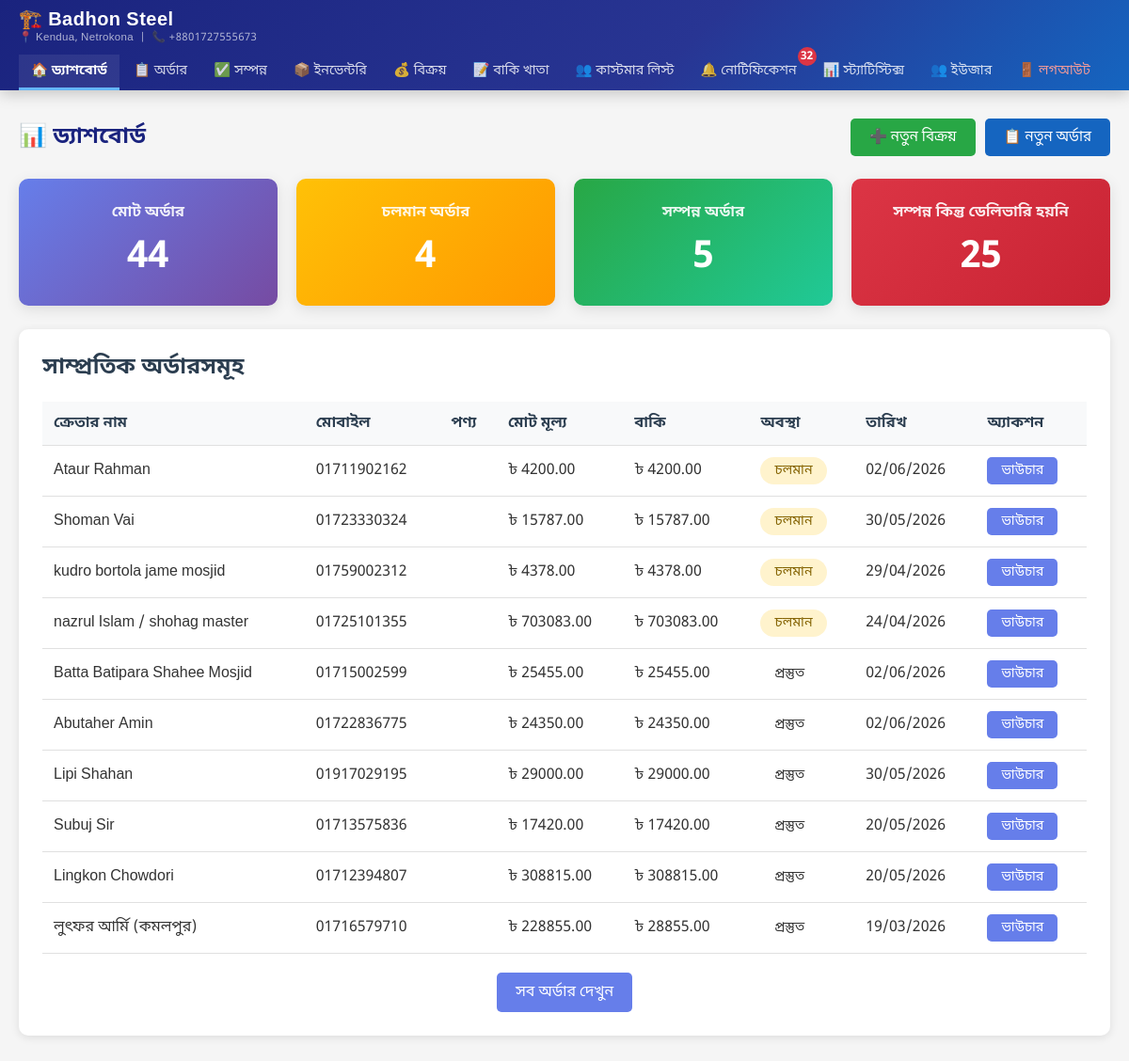
Page /admin-panel/ (signed in) on the committed database.
### shop/models.py (models this page shows, shortened)
class Order(models.Model):
    STATUS_CHOICES = [
        ('pending', 'চলমান'),
        ('ready', 'প্রস্তুত'),
        ('completed', 'সম্পন্ন'),
    ]
    DELIVERY_STATUS_CHOICES = [
        ('not_delivered', 'ডেলিভারি হয়নি'),
        ('delivered', 'ডেলিভারি সম্পন্ন'),
    ]
    customer = models.ForeignKey(Customer, on_delete=models.PROTECT, related_name='orders', verbose_name='ক্রেতা', null=True, blank=True)
    customer_name = models.CharField(max_length=200, verbose_name='ক্রেতার নাম', null=True, blank=True)
    mobile_number = models.CharField(max_length=20, verbose_name='মোবাইল নাম্বার', null=True, blank=True)
    total_price = models.DecimalField(max_digits=10, decimal_places=2, verbose_name='মোট মূল্য', default=0)
    discount_percentage = models.DecimalField(max_digits=5, decimal_places=2, verbose_name='ডিসকাউন্ট (%)', default=0)
    discount_amount = models.DecimalField(max_digits=10, decimal_places=2, verbose_name='ডিসকাউন্ট টাকা', default=0)
    final_price = models.DecimalField(max_digits=10, decimal_places=2, verbose_name='চূড়ান্ত মূল্য', default=0)
    cash_paid = models.DecimalField(max_digits=10, decimal_places=2, verbose_name='নগদ পরিশোধ', default=0)
    due_amount = models.DecimalField(max_digits=10, decimal_places=2, verbose_name='বাকি টাকা', editable=False)
    initial_payment_migrated = models.BooleanField(default=False, verbose_name='প্রাথমিক পেমেন্ট OrderPayment-এ স্থানান্তরিত')
    order_date = models.DateField(default=timezone.now, verbose_name='অর্ডার নেওয়ার তারিখ')
    delivery_date = models.DateField(verbose_name='ডেলিভারির তারিখ')
    status = models.CharField(max_length=20, choices=STATUS_CHOICES, default='pending', verbose_name='প্রোডাক্ট অবস্থা')
    delivery_status = models.CharField(max_length=20, choices=DELIVERY_STATUS_CHOICES, default='not_delivered', verbose_name='ডেলিভারি অবস্থা')
    created_at = models.DateTimeField(auto_now_add=True, verbose_name='তৈরির সময়')
    updated_at = models.DateTimeField(auto_now=True, verbose_name='আপডেটের সময়')
    class Meta:
        verbose_name = 'অর্ডার'
        verbose_name_plural = 'অর্ডারসমূহ'
        ordering = ['-created_at']

### shop/views.py (the view)
# urls.py: path('admin-panel/', views.admin_dashboard, name='admin_dashboard'),
@login_required
def admin_dashboard(request):
    total_orders = Order.objects.count()
    pending_orders = Order.objects.filter(status='pending').count()
    completed_orders = Order.objects.filter(status='completed', delivery_status='delivered').count()
    completed_not_delivered = Order.objects.filter(status='completed', delivery_status='not_delivered').count()
    recent_orders = Order.objects.exclude(status='completed').order_by('status', '-created_at')[:10]
    context = {
        'total_orders': total_orders,
        'pending_orders': pending_orders,
        'completed_orders': completed_orders,
        'completed_not_delivered': completed_not_delivered,
        'recent_orders': recent_orders,
    }
    return render(request, 'admin_panel/dashboard.html', context)

### shop/templates/admin_panel/dashboard.html (shortened to what this page needs)
{% extends 'admin_panel/base.html' %}
{% block content %}
<div style="display:flex; justify-content:space-between; align-items:center; margin-bottom:24px; flex-wrap:wrap; gap:12px;">
    <h2 style="margin:0; color:#1a237e; font-size:1.5rem;">📊 ড্যাশবোর্ড</h2>
    <div style="display:flex; gap:10px; flex-wrap:wrap;">
        <a href="{% url 'invoice_create' %}" class="btn btn-success" style="font-size:0.95rem;">➕ নতুন বিক্রয়</a>
        <a href="{% url 'order_create' %}" class="btn" style="font-size:0.95rem; background:#1565c0;">📋 নতুন অর্ডার</a>
    </div>
</div>
<div class="stats-grid">
    <a href="{% url 'order_list' %}" style="text-decoration:none;">
        <div class="stat-card">
            <h3>মোট অর্ডার</h3>
            <div class="number">{{ total_orders }}</div>
        </div>
    </a>
    <a href="{% url 'order_list' %}" style="text-decoration:none;">
        <div class="stat-card warning">
            <h3>চলমান অর্ডার</h3>
            <div class="number">{{ pending_orders }}</div>
        </div>
    </a>
    <a href="{% url 'completed_order_list' %}" style="text-decoration:none;">
        <div class="stat-card success">
            <h3>সম্পন্ন অর্ডার</h3>
            <div class="number">{{ completed_orders }}</div>
        </div>
    </a>
    <a href="{% url 'invoice_list' %}" style="text-decoration:none;">
        <div class="stat-card danger">
            <h3>সম্পন্ন কিন্তু ডেলিভারি হয়নি</h3>
            <div class="number">{{ completed_not_delivered }}</div>
        </div>
    </a>
</div>
<div class="card">
    <h3 class="card-title">সাম্প্রতিক অর্ডারসমূহ</h3>
    {% if recent_orders %}
    <div style="overflow-x: auto;">
        <table class="recent-orders-table">
            <thead>
                <tr>
                    <th>ক্রেতার নাম</th>
                    <th>মোবাইল</th>
                    <th>পণ্য</th>
                    <th>মোট মূল্য</th>
                    <th>বাকি</th>
                    <th>অবস্থা</th>
                    <th>তারিখ</th>
                    <th>অ্যাকশন</th>
                </tr>
            </thead>
            <tbody>
                {% for order in recent_orders %}
                <tr>
                    <td>{{ order.customer_name }}</td>
                    <td>{{ order.mobile_number }}</td>
                    <td>{{ order.product_name }}</td>
                    <td>৳ {{ order.total_price }}</td>
                    <td>৳ {{ order.due_amount }}</td>
                    <td>
                        <span class="status-badge status-{{ order.status }}">
                            {{ order.get_status_display }}
                        </span>
                    </td>
                    <td>{{ order.order_date|date:"d/m/Y" }}</td>
                    <td>
                        <a href="{% url 'order_voucher' order.pk %}" class="btn btn-sm" target="_blank">ভাউচার</a>
                    </td>
                </tr>
                {% endfor %}
            </tbody>
        </table>
    </div>
    {% else %}
    <p style="text-align: center; padding: 30px; color: #666;">কোনো অর্ডার নেই।</p>
    {% endif %}
    <div style="margin-top: 20px; text-align: center;">
        <a href="{% url 'order_list' %}" class="btn">সব অর্ডার দেখুন</a>
    </div>
</div>
{% endblock %}

### rows in the picture
Order: customer_name "Ataur Rahman", mobile_number "01711902162", total_price "4200.00", due_amount "4200.00", status "চলমান", order_date "02/06/2026"
Order: customer_name "Shoman Vai", mobile_number "01723330324", total_price "15787.00", due_amount "15787.00", status "চলমান", order_date "30/05/2026"
Order: customer_name "kudro bortola jame mosjid", mobile_number "01759002312", total_price "4378.00", due_amount "4378.00", status "চলমান", order_date "29/04/2026"
Order: customer_name "nazrul Islam / shohag master", mobile_number "01725101355", total_price "703083.00", due_amount "703083.00", status "চলমান", order_date "24/04/2026"
Order: customer_name "Batta Batipara Shahee Mosjid", mobile_number "01715002599", total_price "25455.00", due_amount "25455.00", status "প্রস্তুত", order_date "02/06/2026"
Order: customer_name "Abutaher Amin", mobile_number "01722836775", total_price "24350.00", due_amount "24350.00", status "প্রস্তুত", order_date "02/06/2026"
Order: customer_name "Lipi Shahan", mobile_number "01917029195", total_price "29000.00", due_amount "29000.00", status "প্রস্তুত", order_date "30/05/2026"
Order: customer_name "Subuj Sir", mobile_number "01713575836", total_price "17420.00", due_amount "17420.00", status "প্রস্তুত", order_date "20/05/2026"
Order: customer_name "Lingkon Chowdori", mobile_number "01712394807", total_price "308815.00", due_amount "308815.00", status "প্রস্তুত", order_date "20/05/2026"
Order: customer_name "লুৎফর আর্মি (কমলপুর)", mobile_number "01716579710", total_price "228855.00", due_amount "28855.00", status "প্রস্তুত", order_date "19/03/2026"

### other values in the picture
{{ total_orders }} "44"
{{ pending_orders }} "4"
{{ completed_orders }} "5"
{{ completed_not_delivered }} "25"
